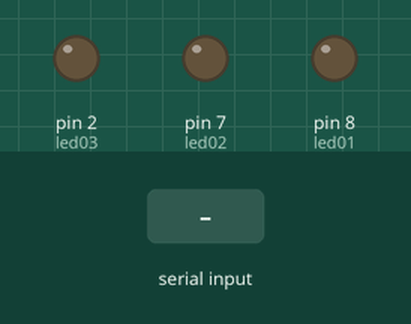
Recording of a sketch running on a simulated Arduino Uno, built with avr-gcc and run on an emulated ATmega328P. Parts: output pins drawn as LEDs (lit = HIGH). The inputs (shaded band) are chosen by the test bench.

Above: at 1.2 s.
1.3 s: "blueON" received over Serial
At 3.4 s:
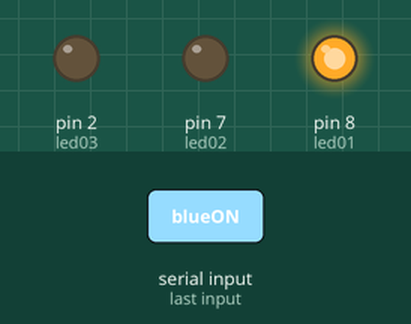
3.8 s: "yellowON" received over Serial
At 5.3 s:
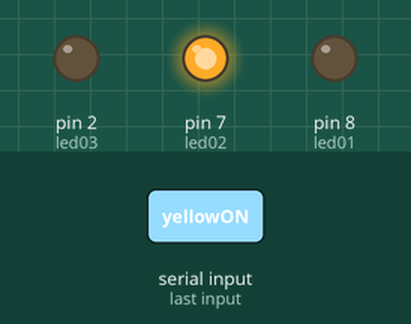
6.3 s: "redON" received over Serial
At 8.3 s:
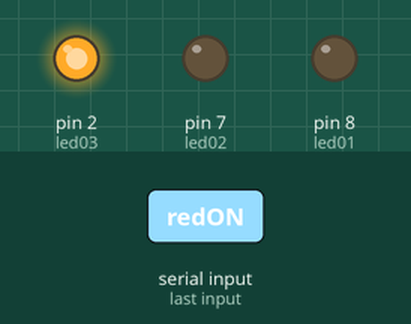
8.8 s: "blueOFF" received over Serial
At 10.3 s:
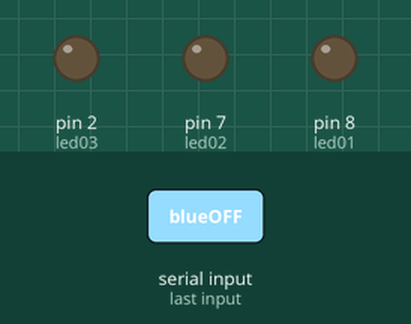
Timing chart, 0 to 11.8 s (numbered marks = the images above; inputs shaded):
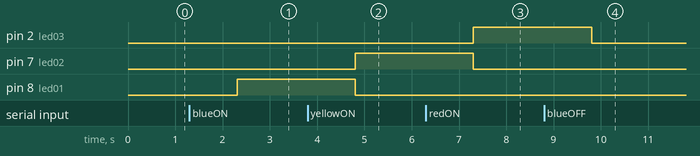

The sketch:

3LED_GUI.ino
```cpp
String data;

int led01 = 8;
int led02 = 7;
int led03 = 2;

int userChoice;

void setup() {
  // put your setup code here, to run once:
  Serial.begin(9600);
  pinMode(led01, OUTPUT);
  pinMode(led02, OUTPUT);
  pinMode(led03, OUTPUT);
}

void loop() {
  // put your main code here, to run repeatedly:
  if(Serial.available()){
      data = Serial.readString();
      blueLED();
      yellowLED();
      redLED();
  }
}
void blueLED(){
  if(data == "blueON"){
          digitalWrite(led01, HIGH);
          digitalWrite(led02, LOW);
          digitalWrite(led03, LOW);
  }
  else if(data == "blueOFF"){
      digitalWrite(led01, LOW);
      digitalWrite(led02, LOW);
      digitalWrite(led03, LOW);
  }
}

void yellowLED(){
  if(data == "yellowON"){
          digitalWrite(led01, LOW);
          digitalWrite(led02, HIGH);
          digitalWrite(led03, LOW);
  }
  else if(data == "yellowOFF"){
      digitalWrite(led01, LOW);
      digitalWrite(led02, LOW);
      digitalWrite(led03, LOW);
  }
}

//
void redLED(){
  if(data == "redON"){
          digitalWrite(led01, LOW);
          digitalWrite(led02, LOW);
          digitalWrite(led03, HIGH);
  }
  else if(data == "redOFF"){
      digitalWrite(led01, LOW);
      digitalWrite(led02, LOW);
      digitalWrite(led03, LOW);
  }
}
```

Measured:
- after the input at 1.3 s, pin 8 (led01): LOW → HIGH after 1.0 s
- after the input at 3.8 s, pin 7 (led02): LOW → HIGH after 1.0 s; pin 8 (led01): HIGH → LOW after 1.0 s
- after the input at 6.3 s, pin 2 (led03): LOW → HIGH after 1.0 s; pin 7 (led02): HIGH → LOW after 1.0 s
- after the input at 8.8 s, pin 2 (led03): HIGH → LOW after 1.0 s
